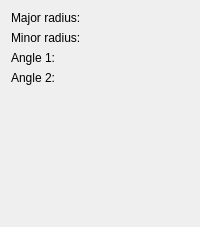
        <widget class="QWidget" name="page">
         <layout class="QGridLayout" name="gridLayout_11">
          <item row="0" column="0">
           <layout class="QGridLayout" name="gridLayout_10">
            <item row="0" column="0">
             <widget class="QLabel" name="labelEllMajorRadius">
              <property name="text">
               <string>Major radius:</string>
              </property>
             </widget>
            </item>
            <item row="1" column="0">
             <widget class="QLabel" name="labelEllMinorRadius">
              <property name="text">
               <string>Minor radius:</string>
              </property>
             </widget>
            </item>
            <item row="2" column="0">
             <widget class="QLabel" name="labelEllAngle1">
              <property name="text">
               <string>Angle 1:</string>
              </property>
             </widget>
            </item>
            <item row="3" column="0">
             <widget class="QLabel" name="labelEllAngle2">
              <property name="text">
               <string>Angle 2:</string>
              </property>
             </widget>
            </item>
            <item row="0" column="1">
             <widget class="Gui::QuantitySpinBox" name="ellipseMajorRadius">
              <property name="unit" stdset="0">
               <string notr="true">mm</string>
              </property>
              <property name="value">
               <double>4.000000000000000</double>
              </property>
             </widget>
            </item>
            <item row="1" column="1">
             <widget class="Gui::QuantitySpinBox" name="ellipseMinorRadius">
              <property name="unit" stdset="0">
               <string notr="true">mm</string>
              </property>
              <property name="value">
               <double>2.000000000000000</double>
              </property>
             </widget>
            </item>
            <item row="2" column="1">
             <widget class="Gui::QuantitySpinBox" name="ellipseAngle0">
              <property name="unit" stdset="0">
               <string notr="true">deg</string>
              </property>
              <property name="value">
               <double>0.000000000000000</double>
              </property>
             </widget>
            </item>
            <item row="3" column="1">
             <widget class="Gui::QuantitySpinBox" name="ellipseAngle1">
              <property name="unit" stdset="0">
               <string notr="true">deg</string>
              </property>
              <property name="value">
               <double>360.000000000000000</double>
              </property>
             </widget>
            </item>
           </layout>
          </item>
          <item row="1" column="0">
           <spacer name="verticalSpacer_5">
            <property name="orientation">
             <enum>Qt::Vertical</enum>
            </property>
            <property name="sizeHint" stdset="0">
             <size>
              <width>20</width>
              <height>131</height>
             </size>
            </property>
           </spacer>
          </item>
         </layout>
        </widget>
